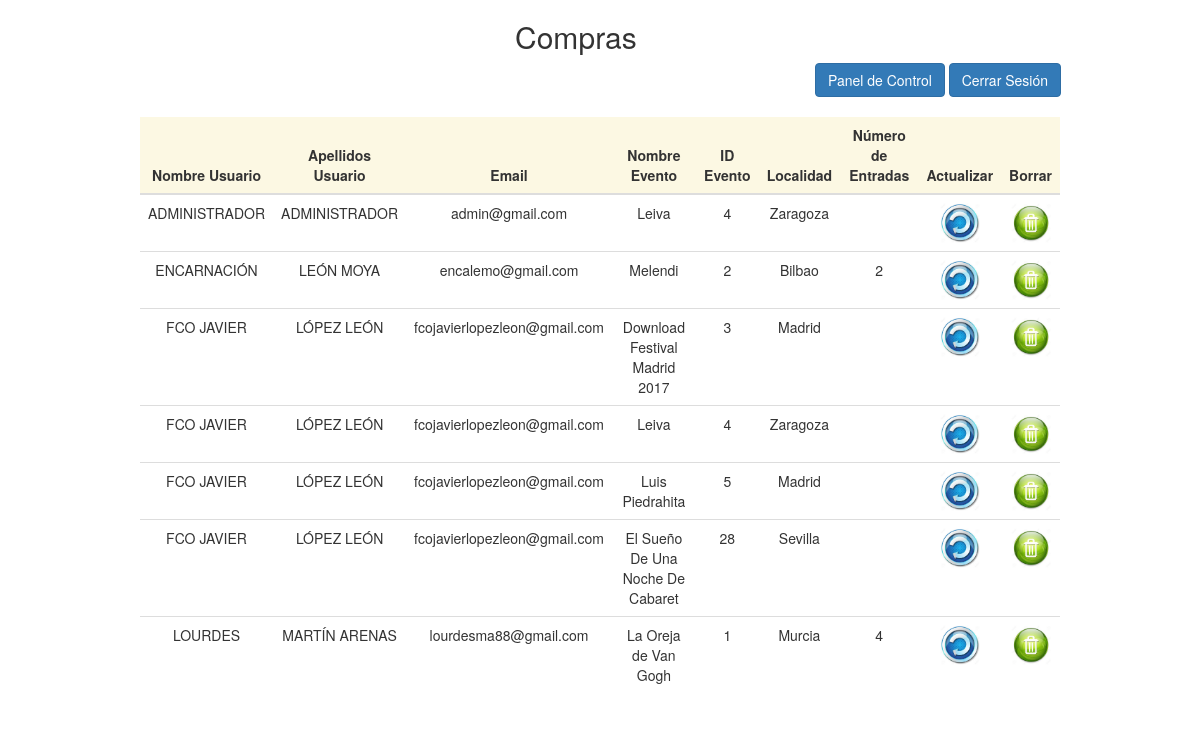
/compra/editar_compra.php (signed in), run on the app's committed database.
### tables this page shows
CREATE TABLE `usuarios` (
  `CORREO_ELECTRONICO` varchar(50) NOT NULL,
  `PASSWD` varchar(64) NOT NULL,
  `FECHA_ALTA` date DEFAULT NULL,
  `EDAD` int(3) DEFAULT NULL,
  `APELLIDOS` varchar(50) NOT NULL,
  `NOMBRE` varchar(50) NOT NULL,
  `TIPO_USUARIO` tinyint(1) DEFAULT NULL
);

CREATE TABLE `compra` (
  `CORREO_ELECTRONICO` varchar(50) NOT NULL,
  `ID_EVENTO` int(5) NOT NULL,
  `NUMERO_ENTRADAS` int(3) DEFAULT NULL
);

CREATE TABLE `eventos` (
  `ID_EVENTO` int(5) NOT NULL,
  `NOMBRE` varchar(50) NOT NULL,
  `TIPO` varchar(50) DEFAULT NULL,
  `PRECIO` float NOT NULL,
  `URL` varchar(255) DEFAULT NULL,
  `FECHA_INICIO` date DEFAULT NULL,
  `FECHA_FIN` date DEFAULT NULL,
  `ID_LUGAR` int(5) NOT NULL
);

CREATE TABLE `lugar` (
  `ID_LUGAR` int(5) NOT NULL,
  `LOCALIDAD` varchar(50) NOT NULL,
  `PROVINCIA` varchar(50) DEFAULT NULL,
  `PAIS` varchar(50) DEFAULT NULL,
  `LATITUD` float(12,10) DEFAULT NULL,
  `LONGITUD` float(12,10) DEFAULT NULL
);

### compra/editar_compra.php (the view, shortened to what this page needs)
<!DOCTYPE html>
<html>
  <head>
    <link rel="stylesheet" href="../css/bootstrap.min.css">
  </head>
  <body>
    <?php
    include '../usuarios/conexion.php';
    if ($resultado = $connection->query('SELECT usuarios.NOMBRE, usuarios.APELLIDOS, compra.CORREO_ELECTRONICO, eventos.NOMBRE as NEVENTO, compra.ID_EVENTO, lugar.LOCALIDAD, compra.NUMERO_ENTRADAS
                                          FROM usuarios join compra on usuarios.CORREO_ELECTRONICO=compra.CORREO_ELECTRONICO join eventos on compra.ID_EVENTO = eventos.ID_EVENTO join lugar
                                          on eventos.ID_LUGAR = lugar.ID_LUGAR;')) {
    ?>
    <div class="col-md-offset-5 col-md-5">
        <h2>Compras</h2>
    </div>
    <br>
    <div class="col-md-offset-8 col-md-4">
      <a class="btn btn-primary" href="../usuarios/control_panel.php" role="button">Panel de Control</a>
      <a class="btn btn-primary" href="../usuarios/logout.php" role="button">Cerrar Sesión</a>
    </div>
    <div class="container">
    <div class="col-md-offset-1 col-md-10">
      <br>
    <div class="table-responsive">
    <table class="table table-hover">
      <thead>
        <tr class="warning">
          <th>Nombre Usuario</th>
          <th>Apellidos Usuario</th>
          <th>Email</th>
          <th>Nombre Evento</th>
          <th>ID Evento</th>
          <th>Localidad</th>
          <th>Número de Entradas</th>
          <th>Actualizar</th>
          <th>Borrar</th>
        </thead>
    <?php
          while ($objeto = $resultado->fetch_object()) {
              echo '<tr>';
              echo '<td>'.$objeto->NOMBRE.'</td>';
              echo '<td>'.$objeto->APELLIDOS.'</td>';
              echo '<td>'.$objeto->CORREO_ELECTRONICO.'</td>';
              echo '<td>'.$objeto->NEVENTO.'</td>';
              echo '<td>'.$objeto->ID_EVENTO.'</td>';
              echo '<td>'.$objeto->LOCALIDAD.'</td>';
              echo '<td>'.$objeto->NUMERO_ENTRADAS.'</td>';
              echo '<td><a title="actualizar" href="actualizar_compra.php?id='.$objeto->CORREO_ELECTRONICO.'&id2='.$objeto->ID_EVENTO.'">
              <img width="40" height="40" src="../img/img_edicion/actualizar.jpg" alt="actualizar"/></a></td>';
              echo '<td><a title="borrar" href="borrar_compra.php?id='.$objeto->CORREO_ELECTRONICO.'&id2='.$objeto->ID_EVENTO.'">
              <img width="40" height="40" src="../img/img_edicion/borrar.jpg" alt="borrar"/></a></td>';
              echo '</tr>';
          }
      }
      ?>
  </table>
      </div>
    </div>
  </div>
  </body>
</html>

### compra/editar_compra.php (style rules this page uses)
table { text-align: center; border-collapse: collapse; }
th { text-align: center; }

### data on the page
usuarios: NOMBRE "ADMINISTRADOR", APELLIDOS "ADMINISTRADOR", compra.CORREO_ELECTRONICO "admin@gmail.com", eventos.NOMBRE "Leiva", compra.ID_EVENTO "4", lugar.LOCALIDAD "Zaragoza"
usuarios: NOMBRE "ENCARNACIÓN", APELLIDOS "LEÓN MOYA", compra.CORREO_ELECTRONICO "encalemo@gmail.com", eventos.NOMBRE "Melendi", compra.ID_EVENTO "2", lugar.LOCALIDAD "Bilbao", compra.NUMERO_ENTRADAS "2"
usuarios: NOMBRE "FCO JAVIER", APELLIDOS "LÓPEZ LEÓN", compra.CORREO_ELECTRONICO "fcojavierlopezleon@gmail.com", eventos.NOMBRE "Download Festival Madrid 2017", compra.ID_EVENTO "3", lugar.LOCALIDAD "Madrid", eventos.NOMBRE "Leiva", compra.ID_EVENTO "4", lugar.LOCALIDAD "Zaragoza", eventos.NOMBRE "Luis Piedrahita", compra.ID_EVENTO "5", eventos.NOMBRE "El Sueño De Una Noche De Cabaret", compra.ID_EVENTO "28", lugar.LOCALIDAD "Sevilla"
usuarios: NOMBRE "LOURDES", APELLIDOS "MARTÍN ARENAS", compra.CORREO_ELECTRONICO "lourdesma88@gmail.com", eventos.NOMBRE "La Oreja de Van Gogh", compra.ID_EVENTO "1", lugar.LOCALIDAD "Murcia", compra.NUMERO_ENTRADAS "4"
